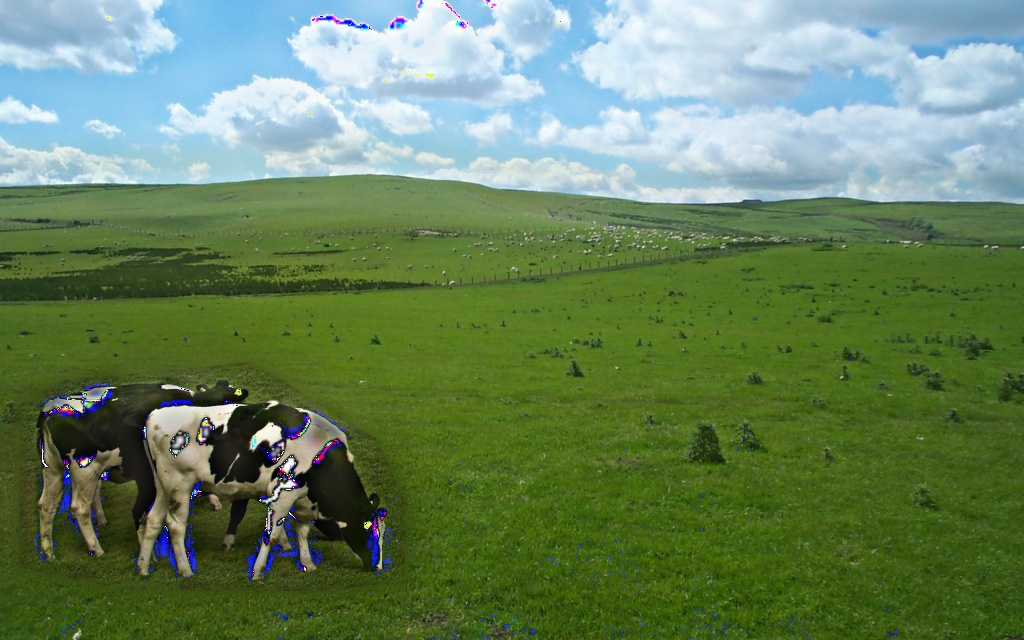
#> input picture Assignment2/Pyramid_blending_2_1.jpg, 1024 x 640 px
$ python blending_version1.py --image1 ../Pyramid_blending_2_1.jpg --image2 ../Pyramid_blending_2_1.jpg --mask ../Pyramid_blending_2_1.jpg
#> lines starting #> are read from the running program, lines starting #| are printed output that depends on the picture
import cv2
import os
import argparse
import pdb
import numpy as np
ap = argparse.ArgumentParser()
ap.add_argument("-I1", "--image1", required=True, help="Path to the image")
ap.add_argument("-I2", "--image2", required=True, help="Path to the image")
ap.add_argument("--mask", required=True, help="Path to the mask")
args = vars(ap.parse_args())

def downsample(image, sigma):
	#	pdb.set_trace()
	h, w = image.shape[0], image.shape[1]
	aspect_ratio = w/h
	scale = 2
	min_size = (50,50)
	image = cv2.GaussianBlur(image,(5,5),sigma)

	width = int(image.shape[1]/scale)
	height = int(width/aspect_ratio)
	resized_image = cv2.resize(image, (width, height))
	return resized_image


def upsample(image, next_image):
	h, w = next_image.shape[0], next_image.shape[1]
	upsampled_image = np.zeros(next_image.shape,dtype='double')
	#print(upsampled_image.shape,image.shape)

	for z in range(0,image.shape[2]):
			for x in range(0,image.shape[1]):
				for y in range(0,image.shape[0]):
					upsampled_image[2*y,2*x,z] = image[y,x,z];

	upsampled_image = 4*cv2.GaussianBlur(upsampled_image,(5,5),1)
	return upsampled_image


I1 = np.array(cv2.imread(args["image1"]),dtype='double')/255
I2 = np.array(cv2.imread(args["image2"]),dtype='double')/255

mask = np.array(cv2.imread(args["mask"]),dtype='double')/255


A = I1.copy()
gpA = [A]
for i in range(5):
	#pdb.set_trace()
	#print(A.shape)

	if A.shape[0]>30 and A.shape[1]>30:
		A = downsample(A,i+1)
		gpA.append(A)
	else:
		break
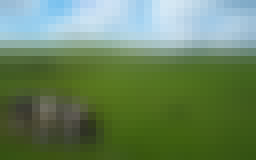
#> A: shape (20, 32, 3) float64 (shown 8 times larger); mean of channels 0, 1, 2 0.374, 0.516, 0.41; drawn as B, G, R
#> after the loop, gpA = 6 items

B = I2.copy()
gpB = [B]
for i in range(5):
	#print(B.shape)
	if B.shape[0]>30 and B.shape[1]>30:
		B = downsample(B, i+1)
		gpB.append(B)
	else:
		break
#> after the loop, gpB = 6 items

M = mask.copy()
gpM = [M]
for i in range(5):
	#print(M.shape)
	if M.shape[0]>30 and M.shape[1]>30:
		M = downsample(M,i+1)

		gpM.append(M)
	else:
		break
#> after the loop, gpM = 6 items

lpA = [gpA[-1]]

for i in range(5, 0, -1):
	GE = upsample(gpA[i], gpA[i-1])

	L = (gpA[i-1]-GE)
	lpA.append(L)
#> this loop made 5 passes
#> pass 2, `L = (gpA[i-1]-GE)`:
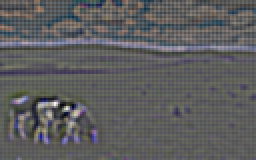
#> L: shape (80, 128, 3) float64 (shown 2 times larger); mean of channels 0, 1, 2 0.00502, 0.00275, 0.00252; drawn with min black and max white
#> after the loop, lpA = 6 items
lpB = [gpB[-1]]

for i in range(5, 0, -1):

	GE = upsample(gpB[i], gpB[i-1])
	L = (gpB[i-1]-GE)
	lpB.append(L)
#> this loop made 5 passes
#> pass 3, `L = (gpB[i-1]-GE)`:
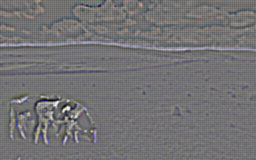
#> L: shape (160, 256, 3) float64; mean of channels 0, 1, 2 0.00252, 0.00141, 0.00131; drawn with min black and max white
#> after the loop, lpB = 6 items

LS = []

for la,lb,gm in zip(lpA,lpB,gpM[::-1]):
	gim = np.ones(gm.shape)

	gim = gim-gm
	#print(la.shape, gim.shape)
	la = np.multiply(la,gim)
	lb = np.multiply(lb,gm)
	ls = cv2.add(la,lb)
	LS.append(ls)
#> this loop made 6 passes
#> pass 1, `la = np.multiply(la,gim)`:
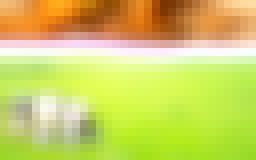
#> la: shape (20, 32, 3) float64 (shown 8 times larger); mean of channels 0, 1, 2 0.119, 0.21, 0.209; drawn with min black and max white
#> pass 1, `lb = np.multiply(lb,gm)`:
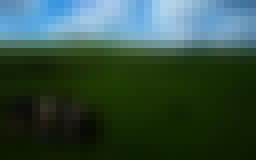
#> lb: shape (20, 32, 3) float64 (shown 8 times larger); mean of channels 0, 1, 2 0.254, 0.306, 0.201; drawn as B, G, R
#> after the loop:
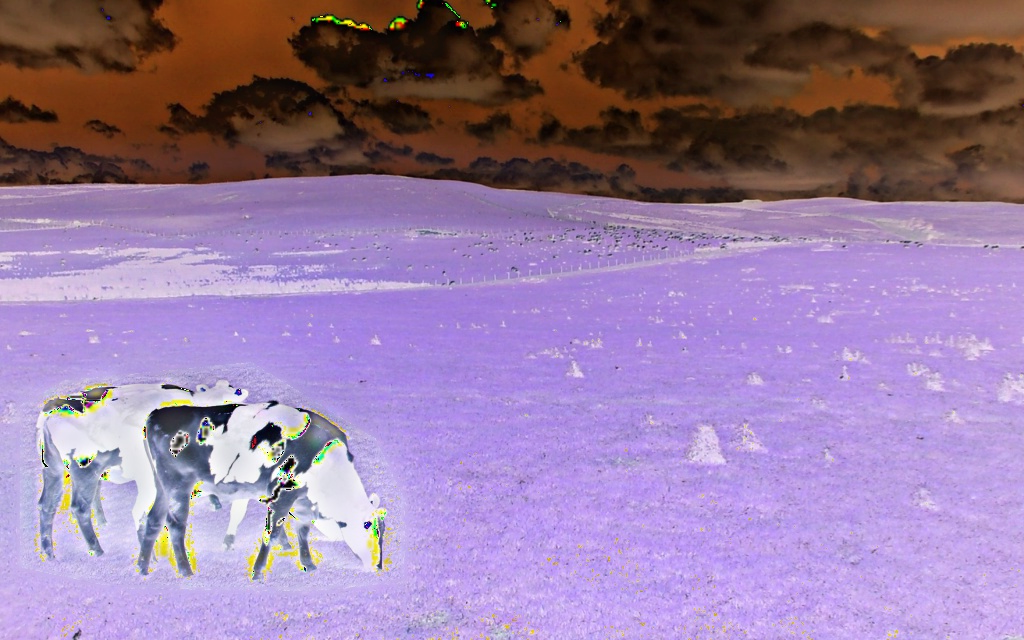
#> gim: shape (640, 1024, 3) float64; mean B, G, R 0.626, 0.484, 0.591
#> after the loop, LS = 6 items

ls_ = LS[0]
l =[]

for i in range(1,5):


	ls_ = upsample(ls_, LS[i])
	ls_ = cv2.add(ls_, LS[i])
	l.append(ls_)
#> this loop made 4 passes
#> (h in upsample, w in upsample) on passes 1 to 4: (40, 64), (80, 128), (160, 256), (320, 512)
#> pass 1, `ls_ = cv2.add(ls_, LS[i])`:
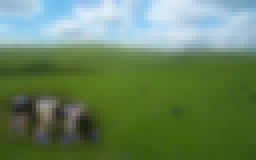
#> ls_: shape (40, 64, 3) float64 (shown 4 times larger); mean of channels 0, 1, 2 0.374, 0.516, 0.409; drawn as B, G, R
#> after the loop, l = 4 items

for i in range(len(l)):

	cv2.imshow("Blended  {}".format(i + 1),l[i])
#> this loop made 4 passes
	#cv2.imshow("Laplacian {}".format(i + 1), lpA[i])
cv2.waitKey(-1)
#cv2.imwrite('Pyramid_blending_3.jpg',ls_)
